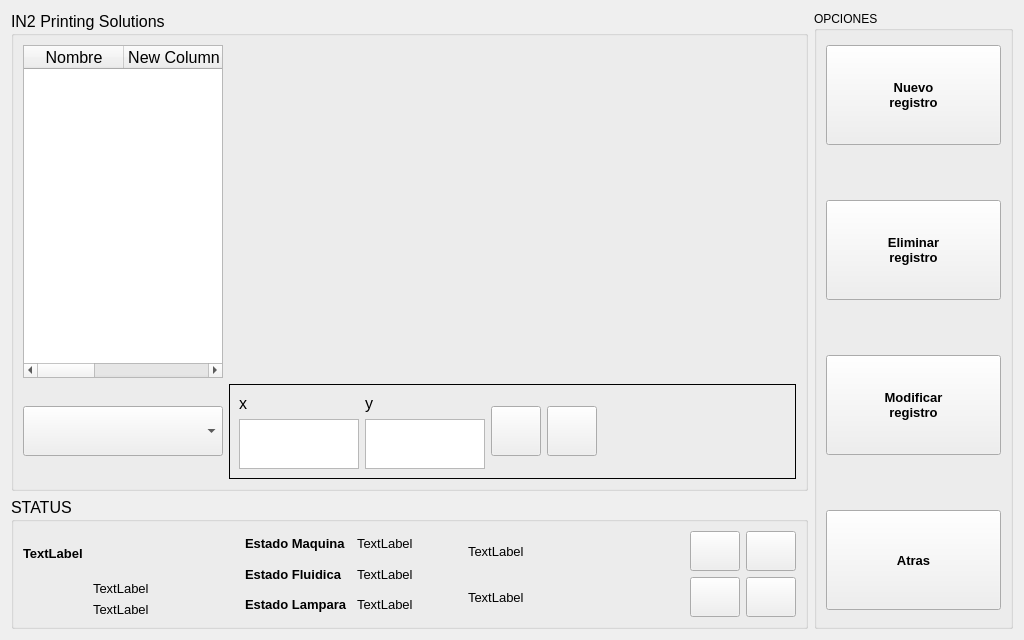
<?xml version="1.0" encoding="UTF-8"?>
<ui version="4.0">
 <class>curvasUI</class>
 <widget class="QWidget" name="curvasUI">
  <property name="geometry">
   <rect>
    <x>0</x>
    <y>0</y>
    <width>1024</width>
    <height>640</height>
   </rect>
  </property>
  <property name="sizePolicy">
   <sizepolicy hsizetype="Expanding" vsizetype="Preferred">
    <horstretch>0</horstretch>
    <verstretch>0</verstretch>
   </sizepolicy>
  </property>
  <property name="windowTitle">
   <string>IN2PS</string>
  </property>
  <property name="windowOpacity">
   <double>1.000000000000000</double>
  </property>
  <layout class="QGridLayout" name="gridLayout">
   <item row="0" column="6" rowspan="2">
    <widget class="QGroupBox" name="groupBox_3">
     <property name="sizePolicy">
      <sizepolicy hsizetype="Expanding" vsizetype="Preferred">
       <horstretch>3</horstretch>
       <verstretch>0</verstretch>
      </sizepolicy>
     </property>
     <property name="title">
      <string>OPCIONES</string>
     </property>
     <layout class="QVBoxLayout" name="verticalLayout">
      <property name="spacing">
       <number>50</number>
      </property>
      <property name="sizeConstraint">
       <enum>QLayout::SetNoConstraint</enum>
      </property>
      <property name="rightMargin">
       <number>9</number>
      </property>
      <item>
       <widget class="QPushButton" name="m_RegistroNuevo">
        <property name="sizePolicy">
         <sizepolicy hsizetype="Ignored" vsizetype="Ignored">
          <horstretch>0</horstretch>
          <verstretch>0</verstretch>
         </sizepolicy>
        </property>
        <property name="maximumSize">
         <size>
          <width>16777215</width>
          <height>100</height>
         </size>
        </property>
        <property name="font">
         <font>
          <pointsize>10</pointsize>
          <weight>75</weight>
          <bold>true</bold>
         </font>
        </property>
        <property name="text">
         <string>Nuevo
registro</string>
        </property>
        <property name="icon">
         <iconset resource="shared.qrc">
          <normaloff>:/res/images/Nuevo.png</normaloff>:/res/images/Nuevo.png</iconset>
        </property>
        <property name="iconSize">
         <size>
          <width>60</width>
          <height>60</height>
         </size>
        </property>
       </widget>
      </item>
      <item>
       <widget class="QPushButton" name="m_RegistroEliminar">
        <property name="sizePolicy">
         <sizepolicy hsizetype="Ignored" vsizetype="Ignored">
          <horstretch>0</horstretch>
          <verstretch>0</verstretch>
         </sizepolicy>
        </property>
        <property name="maximumSize">
         <size>
          <width>16777215</width>
          <height>100</height>
         </size>
        </property>
        <property name="font">
         <font>
          <pointsize>10</pointsize>
          <weight>75</weight>
          <bold>true</bold>
         </font>
        </property>
        <property name="text">
         <string>Eliminar
registro</string>
        </property>
        <property name="icon">
         <iconset resource="shared.qrc">
          <normaloff>:/res/images/Basura.png</normaloff>:/res/images/Basura.png</iconset>
        </property>
        <property name="iconSize">
         <size>
          <width>60</width>
          <height>60</height>
         </size>
        </property>
       </widget>
      </item>
      <item>
       <widget class="QPushButton" name="m_RegistroModificar">
        <property name="sizePolicy">
         <sizepolicy hsizetype="Ignored" vsizetype="Ignored">
          <horstretch>0</horstretch>
          <verstretch>0</verstretch>
         </sizepolicy>
        </property>
        <property name="maximumSize">
         <size>
          <width>16777215</width>
          <height>100</height>
         </size>
        </property>
        <property name="font">
         <font>
          <pointsize>10</pointsize>
          <weight>75</weight>
          <bold>true</bold>
         </font>
        </property>
        <property name="text">
         <string>Modificar
registro</string>
        </property>
        <property name="icon">
         <iconset resource="shared.qrc">
          <normaloff>:/res/images/edit.png</normaloff>:/res/images/edit.png</iconset>
        </property>
        <property name="iconSize">
         <size>
          <width>60</width>
          <height>60</height>
         </size>
        </property>
       </widget>
      </item>
      <item>
       <widget class="QPushButton" name="m_BackButton">
        <property name="sizePolicy">
         <sizepolicy hsizetype="Ignored" vsizetype="Ignored">
          <horstretch>0</horstretch>
          <verstretch>0</verstretch>
         </sizepolicy>
        </property>
        <property name="maximumSize">
         <size>
          <width>16777215</width>
          <height>100</height>
         </size>
        </property>
        <property name="font">
         <font>
          <pointsize>10</pointsize>
          <weight>75</weight>
          <bold>true</bold>
         </font>
        </property>
        <property name="text">
         <string>Atras</string>
        </property>
        <property name="icon">
         <iconset resource="shared.qrc">
          <normaloff>:/res/images/back.png</normaloff>:/res/images/back.png</iconset>
        </property>
        <property name="iconSize">
         <size>
          <width>60</width>
          <height>60</height>
         </size>
        </property>
       </widget>
      </item>
     </layout>
    </widget>
   </item>
   <item row="0" column="0">
    <widget class="QGroupBox" name="groupBoxCentral">
     <property name="sizePolicy">
      <sizepolicy hsizetype="Expanding" vsizetype="Preferred">
       <horstretch>12</horstretch>
       <verstretch>20</verstretch>
      </sizepolicy>
     </property>
     <property name="font">
      <font>
       <pointsize>12</pointsize>
      </font>
     </property>
     <property name="title">
      <string>IN2 Printing Solutions</string>
     </property>
     <layout class="QVBoxLayout" name="verticalLayout_2">
      <item>
       <layout class="QGridLayout" name="gridLayout_9">
        <item row="0" column="0">
         <widget class="QTableWidget" name="m_Tabla">
          <property name="sizePolicy">
           <sizepolicy hsizetype="Expanding" vsizetype="Preferred">
            <horstretch>0</horstretch>
            <verstretch>5</verstretch>
           </sizepolicy>
          </property>
          <property name="maximumSize">
           <size>
            <width>200</width>
            <height>16777215</height>
           </size>
          </property>
          <column>
           <property name="text">
            <string>Nombre</string>
           </property>
          </column>
          <column>
           <property name="text">
            <string>New Column</string>
           </property>
          </column>
          <column>
           <property name="text">
            <string>Tipo</string>
           </property>
          </column>
         </widget>
        </item>
        <item row="1" column="1">
         <widget class="QFrame" name="frame">
          <property name="sizePolicy">
           <sizepolicy hsizetype="Preferred" vsizetype="Preferred">
            <horstretch>0</horstretch>
            <verstretch>0</verstretch>
           </sizepolicy>
          </property>
          <property name="maximumSize">
           <size>
            <width>16777215</width>
            <height>100</height>
           </size>
          </property>
          <property name="frameShape">
           <enum>QFrame::Box</enum>
          </property>
          <property name="frameShadow">
           <enum>QFrame::Plain</enum>
          </property>
          <layout class="QHBoxLayout" name="horizontalLayout_2">
           <item>
            <layout class="QGridLayout" name="gridLayout_4">
             <item row="0" column="0">
              <widget class="QLabel" name="lbl_TiempoSesion">
               <property name="sizePolicy">
                <sizepolicy hsizetype="Preferred" vsizetype="Preferred">
                 <horstretch>1</horstretch>
                 <verstretch>0</verstretch>
                </sizepolicy>
               </property>
               <property name="maximumSize">
                <size>
                 <width>16777215</width>
                 <height>25</height>
                </size>
               </property>
               <property name="text">
                <string>x</string>
               </property>
              </widget>
             </item>
             <item row="1" column="0">
              <widget class="QTextEdit" name="m_TiempoSesion">
               <property name="sizePolicy">
                <sizepolicy hsizetype="Maximum" vsizetype="Expanding">
                 <horstretch>1</horstretch>
                 <verstretch>0</verstretch>
                </sizepolicy>
               </property>
               <property name="maximumSize">
                <size>
                 <width>120</width>
                 <height>50</height>
                </size>
               </property>
              </widget>
             </item>
             <item row="1" column="1">
              <widget class="QTextEdit" name="m_Usuario">
               <property name="sizePolicy">
                <sizepolicy hsizetype="Maximum" vsizetype="Expanding">
                 <horstretch>1</horstretch>
                 <verstretch>0</verstretch>
                </sizepolicy>
               </property>
               <property name="maximumSize">
                <size>
                 <width>120</width>
                 <height>50</height>
                </size>
               </property>
               <property name="readOnly">
                <bool>false</bool>
               </property>
              </widget>
             </item>
             <item row="0" column="1">
              <widget class="QLabel" name="label_13">
               <property name="sizePolicy">
                <sizepolicy hsizetype="Preferred" vsizetype="Preferred">
                 <horstretch>1</horstretch>
                 <verstretch>0</verstretch>
                </sizepolicy>
               </property>
               <property name="text">
                <string>y</string>
               </property>
              </widget>
             </item>
            </layout>
           </item>
           <item>
            <layout class="QHBoxLayout" name="horizontalLayout">
             <item>
              <widget class="QPushButton" name="m_AceptarValores">
               <property name="sizePolicy">
                <sizepolicy hsizetype="Expanding" vsizetype="Fixed">
                 <horstretch>0</horstretch>
                 <verstretch>3</verstretch>
                </sizepolicy>
               </property>
               <property name="maximumSize">
                <size>
                 <width>50</width>
                 <height>50</height>
                </size>
               </property>
               <property name="text">
                <string/>
               </property>
               <property name="icon">
                <iconset resource="shared.qrc">
                 <normaloff>:/res/images/Ok_32x32.png</normaloff>:/res/images/Ok_32x32.png</iconset>
               </property>
              </widget>
             </item>
             <item>
              <widget class="QPushButton" name="m_CancelarValores">
               <property name="sizePolicy">
                <sizepolicy hsizetype="Expanding" vsizetype="Fixed">
                 <horstretch>0</horstretch>
                 <verstretch>3</verstretch>
                </sizepolicy>
               </property>
               <property name="maximumSize">
                <size>
                 <width>50</width>
                 <height>50</height>
                </size>
               </property>
               <property name="text">
                <string/>
               </property>
               <property name="icon">
                <iconset resource="shared.qrc">
                 <normaloff>:/res/images/Cancel_32x32.png</normaloff>:/res/images/Cancel_32x32.png</iconset>
               </property>
              </widget>
             </item>
             <item>
              <spacer name="horizontalSpacer">
               <property name="orientation">
                <enum>Qt::Horizontal</enum>
               </property>
               <property name="sizeHint" stdset="0">
                <size>
                 <width>40</width>
                 <height>20</height>
                </size>
               </property>
              </spacer>
             </item>
            </layout>
           </item>
          </layout>
         </widget>
        </item>
        <item row="1" column="0">
         <widget class="QComboBox" name="comboBox">
          <property name="maximumSize">
           <size>
            <width>16777215</width>
            <height>50</height>
           </size>
          </property>
         </widget>
        </item>
       </layout>
      </item>
     </layout>
    </widget>
   </item>
   <item row="1" column="0">
    <widget class="QGroupBox" name="groupBox">
     <property name="sizePolicy">
      <sizepolicy hsizetype="Expanding" vsizetype="Expanding">
       <horstretch>12</horstretch>
       <verstretch>4</verstretch>
      </sizepolicy>
     </property>
     <property name="font">
      <font>
       <pointsize>12</pointsize>
      </font>
     </property>
     <property name="title">
      <string>STATUS</string>
     </property>
     <layout class="QGridLayout" name="gridLayout_6">
      <item row="0" column="0" rowspan="2">
       <layout class="QGridLayout" name="gridLayout_7" columnstretch="0">
        <item row="0" column="0">
         <widget class="QLabel" name="fecha">
          <property name="sizePolicy">
           <sizepolicy hsizetype="Preferred" vsizetype="Preferred">
            <horstretch>1</horstretch>
            <verstretch>1</verstretch>
           </sizepolicy>
          </property>
          <property name="font">
           <font>
            <pointsize>10</pointsize>
            <weight>75</weight>
            <bold>true</bold>
           </font>
          </property>
          <property name="text">
           <string>TextLabel</string>
          </property>
         </widget>
        </item>
        <item row="1" column="0">
         <layout class="QGridLayout" name="gridLayout_5">
          <item row="0" column="0" rowspan="2">
           <widget class="QLabel" name="m_TextoStatus">
            <property name="sizePolicy">
             <sizepolicy hsizetype="Maximum" vsizetype="Maximum">
              <horstretch>1</horstretch>
              <verstretch>1</verstretch>
             </sizepolicy>
            </property>
            <property name="maximumSize">
             <size>
              <width>64</width>
              <height>64</height>
             </size>
            </property>
            <property name="text">
             <string/>
            </property>
            <property name="pixmap">
             <pixmap resource="shared.qrc">:/res/images/folder_logo.png</pixmap>
            </property>
            <property name="scaledContents">
             <bool>true</bool>
            </property>
           </widget>
          </item>
          <item row="0" column="1">
           <widget class="QLabel" name="usuario_actual">
            <property name="sizePolicy">
             <sizepolicy hsizetype="Preferred" vsizetype="Preferred">
              <horstretch>1</horstretch>
              <verstretch>1</verstretch>
             </sizepolicy>
            </property>
            <property name="font">
             <font>
              <pointsize>10</pointsize>
             </font>
            </property>
            <property name="text">
             <string>TextLabel</string>
            </property>
           </widget>
          </item>
          <item row="1" column="1">
           <widget class="QLabel" name="m_User">
            <property name="sizePolicy">
             <sizepolicy hsizetype="Preferred" vsizetype="Preferred">
              <horstretch>1</horstretch>
              <verstretch>1</verstretch>
             </sizepolicy>
            </property>
            <property name="font">
             <font>
              <pointsize>10</pointsize>
             </font>
            </property>
            <property name="text">
             <string>TextLabel</string>
            </property>
           </widget>
          </item>
         </layout>
        </item>
       </layout>
      </item>
      <item row="0" column="1" rowspan="2">
       <layout class="QGridLayout" name="gridLayout_3" columnstretch="2,2">
        <item row="0" column="0">
         <widget class="QLabel" name="lblMaquina">
          <property name="sizePolicy">
           <sizepolicy hsizetype="Preferred" vsizetype="Preferred">
            <horstretch>2</horstretch>
            <verstretch>1</verstretch>
           </sizepolicy>
          </property>
          <property name="font">
           <font>
            <pointsize>10</pointsize>
            <weight>75</weight>
            <bold>true</bold>
           </font>
          </property>
          <property name="text">
           <string>Estado Maquina</string>
          </property>
         </widget>
        </item>
        <item row="0" column="1">
         <widget class="QLabel" name="led_EstadoMaquina">
          <property name="sizePolicy">
           <sizepolicy hsizetype="Preferred" vsizetype="Preferred">
            <horstretch>1</horstretch>
            <verstretch>1</verstretch>
           </sizepolicy>
          </property>
          <property name="font">
           <font>
            <pointsize>10</pointsize>
           </font>
          </property>
          <property name="text">
           <string>TextLabel</string>
          </property>
         </widget>
        </item>
        <item row="1" column="0">
         <widget class="QLabel" name="lblFluid">
          <property name="sizePolicy">
           <sizepolicy hsizetype="Preferred" vsizetype="Preferred">
            <horstretch>2</horstretch>
            <verstretch>1</verstretch>
           </sizepolicy>
          </property>
          <property name="font">
           <font>
            <pointsize>10</pointsize>
            <weight>75</weight>
            <bold>true</bold>
           </font>
          </property>
          <property name="text">
           <string>Estado Fluidica</string>
          </property>
         </widget>
        </item>
        <item row="1" column="1">
         <widget class="QLabel" name="led_EstadoTemperatura">
          <property name="sizePolicy">
           <sizepolicy hsizetype="Preferred" vsizetype="Preferred">
            <horstretch>1</horstretch>
            <verstretch>1</verstretch>
           </sizepolicy>
          </property>
          <property name="font">
           <font>
            <pointsize>10</pointsize>
           </font>
          </property>
          <property name="text">
           <string>TextLabel</string>
          </property>
         </widget>
        </item>
        <item row="2" column="0">
         <widget class="QLabel" name="lblLamp">
          <property name="sizePolicy">
           <sizepolicy hsizetype="Preferred" vsizetype="Preferred">
            <horstretch>2</horstretch>
            <verstretch>1</verstretch>
           </sizepolicy>
          </property>
          <property name="font">
           <font>
            <pointsize>10</pointsize>
            <weight>75</weight>
            <bold>true</bold>
           </font>
          </property>
          <property name="text">
           <string>Estado Lampara</string>
          </property>
         </widget>
        </item>
        <item row="2" column="1">
         <widget class="QLabel" name="led_EstadoLampara">
          <property name="sizePolicy">
           <sizepolicy hsizetype="Preferred" vsizetype="Preferred">
            <horstretch>1</horstretch>
            <verstretch>1</verstretch>
           </sizepolicy>
          </property>
          <property name="font">
           <font>
            <pointsize>10</pointsize>
           </font>
          </property>
          <property name="text">
           <string>TextLabel</string>
          </property>
         </widget>
        </item>
       </layout>
      </item>
      <item row="0" column="2" rowspan="2">
       <layout class="QGridLayout" name="gridLayout_2">
        <item row="0" column="0">
         <widget class="QLabel" name="m_NombreFicheroConfig">
          <property name="sizePolicy">
           <sizepolicy hsizetype="Preferred" vsizetype="Preferred">
            <horstretch>30</horstretch>
            <verstretch>0</verstretch>
           </sizepolicy>
          </property>
          <property name="font">
           <font>
            <pointsize>10</pointsize>
           </font>
          </property>
          <property name="text">
           <string>TextLabel</string>
          </property>
         </widget>
        </item>
        <item row="1" column="0">
         <widget class="QLabel" name="m_RutaFicheroConfig">
          <property name="sizePolicy">
           <sizepolicy hsizetype="Preferred" vsizetype="Preferred">
            <horstretch>20</horstretch>
            <verstretch>0</verstretch>
           </sizepolicy>
          </property>
          <property name="font">
           <font>
            <pointsize>10</pointsize>
           </font>
          </property>
          <property name="text">
           <string>TextLabel</string>
          </property>
         </widget>
        </item>
       </layout>
      </item>
      <item row="0" column="3">
       <widget class="QPushButton" name="m_ButtonShowLog">
        <property name="sizePolicy">
         <sizepolicy hsizetype="Preferred" vsizetype="Preferred">
          <horstretch>1</horstretch>
          <verstretch>0</verstretch>
         </sizepolicy>
        </property>
        <property name="minimumSize">
         <size>
          <width>50</width>
          <height>40</height>
         </size>
        </property>
        <property name="maximumSize">
         <size>
          <width>50</width>
          <height>40</height>
         </size>
        </property>
        <property name="text">
         <string/>
        </property>
        <property name="icon">
         <iconset resource="shared.qrc">
          <normaloff>:/res/images/agent.png</normaloff>:/res/images/agent.png</iconset>
        </property>
        <property name="iconSize">
         <size>
          <width>24</width>
          <height>24</height>
         </size>
        </property>
       </widget>
      </item>
      <item row="0" column="4">
       <widget class="QPushButton" name="m_MostrarInicio">
        <property name="sizePolicy">
         <sizepolicy hsizetype="Preferred" vsizetype="Preferred">
          <horstretch>0</horstretch>
          <verstretch>0</verstretch>
         </sizepolicy>
        </property>
        <property name="minimumSize">
         <size>
          <width>50</width>
          <height>40</height>
         </size>
        </property>
        <property name="maximumSize">
         <size>
          <width>50</width>
          <height>40</height>
         </size>
        </property>
        <property name="text">
         <string/>
        </property>
        <property name="icon">
         <iconset resource="shared.qrc">
          <normaloff>:/res/images/desktop.png</normaloff>:/res/images/desktop.png</iconset>
        </property>
        <property name="iconSize">
         <size>
          <width>24</width>
          <height>24</height>
         </size>
        </property>
       </widget>
      </item>
      <item row="1" column="3">
       <widget class="QPushButton" name="m_MostrarMantenimiento">
        <property name="enabled">
         <bool>true</bool>
        </property>
        <property name="sizePolicy">
         <sizepolicy hsizetype="Preferred" vsizetype="Preferred">
          <horstretch>1</horstretch>
          <verstretch>0</verstretch>
         </sizepolicy>
        </property>
        <property name="minimumSize">
         <size>
          <width>50</width>
          <height>40</height>
         </size>
        </property>
        <property name="maximumSize">
         <size>
          <width>50</width>
          <height>40</height>
         </size>
        </property>
        <property name="text">
         <string/>
        </property>
        <property name="icon">
         <iconset resource="shared.qrc">
          <normaloff>:/res/images/light_off.png</normaloff>:/res/images/light_off.png</iconset>
        </property>
        <property name="iconSize">
         <size>
          <width>24</width>
          <height>24</height>
         </size>
        </property>
       </widget>
      </item>
      <item row="1" column="4">
       <widget class="QPushButton" name="m_MostrarAyuda">
        <property name="sizePolicy">
         <sizepolicy hsizetype="Preferred" vsizetype="Preferred">
          <horstretch>0</horstretch>
          <verstretch>0</verstretch>
         </sizepolicy>
        </property>
        <property name="minimumSize">
         <size>
          <width>50</width>
          <height>40</height>
         </size>
        </property>
        <property name="maximumSize">
         <size>
          <width>50</width>
          <height>40</height>
         </size>
        </property>
        <property name="text">
         <string/>
        </property>
        <property name="icon">
         <iconset resource="shared.qrc">
          <normaloff>:/res/images/contacto.png</normaloff>:/res/images/contacto.png</iconset>
        </property>
        <property name="iconSize">
         <size>
          <width>24</width>
          <height>24</height>
         </size>
        </property>
       </widget>
      </item>
     </layout>
    </widget>
   </item>
  </layout>
 </widget>
 <tabstops>
  <tabstop>m_RegistroNuevo</tabstop>
  <tabstop>m_RegistroEliminar</tabstop>
  <tabstop>m_RegistroModificar</tabstop>
  <tabstop>m_BackButton</tabstop>
  <tabstop>m_AceptarValores</tabstop>
  <tabstop>m_CancelarValores</tabstop>
  <tabstop>m_ButtonShowLog</tabstop>
  <tabstop>m_MostrarInicio</tabstop>
  <tabstop>m_MostrarMantenimiento</tabstop>
  <tabstop>m_MostrarAyuda</tabstop>
 </tabstops>
 <resources>
  <include location="shared.qrc"/>
 </resources>
 <connections/>
</ui>
